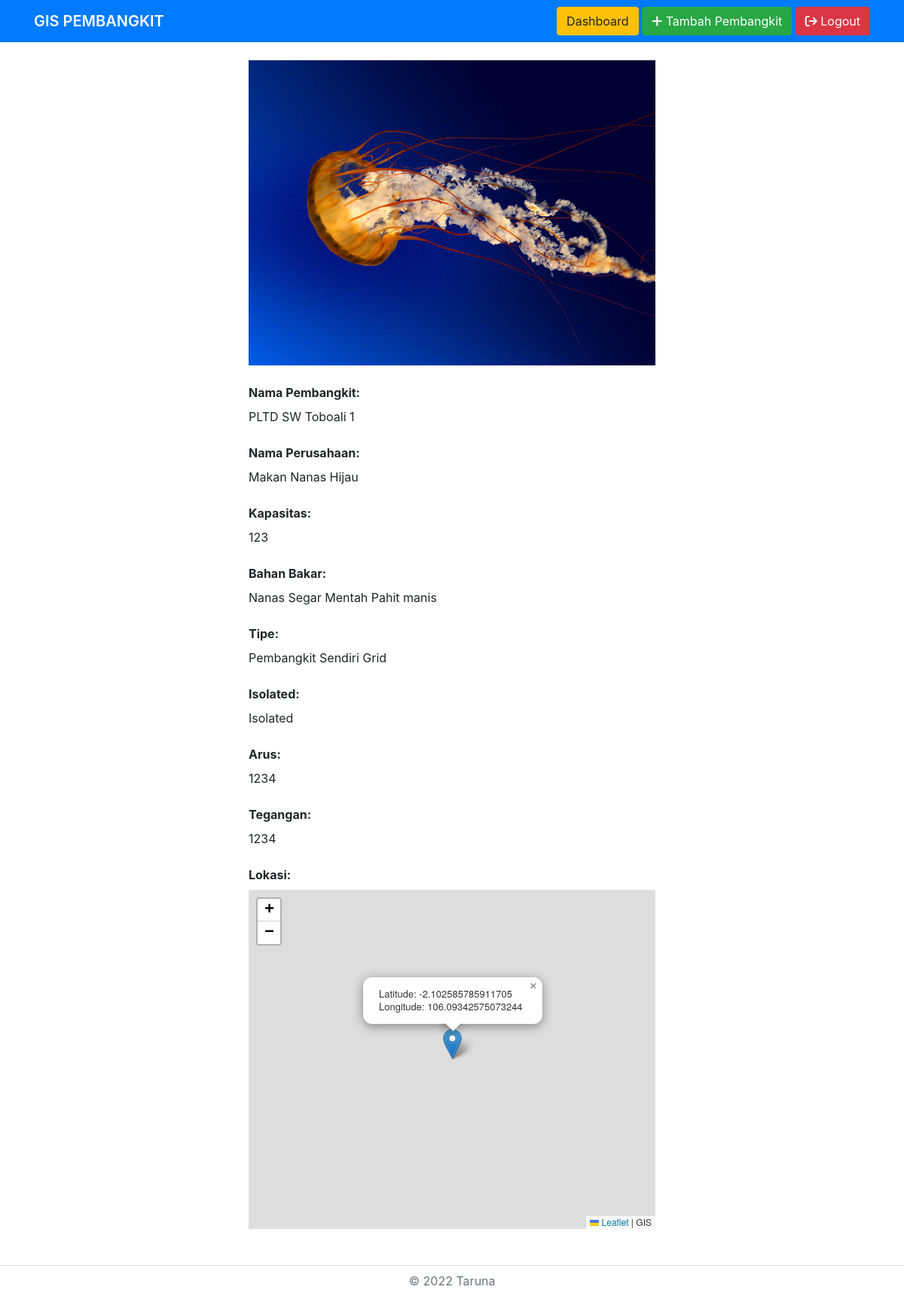
The page /dashboard.php?url=detail&id=11 (signed in) on the database its author committed.
### tables this page shows
CREATE TABLE `informasi_pembangkit` (
  `id_pembangkit` int(10) NOT NULL,
  `nama_pembangkit` varchar(100) NOT NULL,
  `longitude` varchar(100) NOT NULL,
  `latitude` varchar(100) NOT NULL,
  `perusahaan` varchar(100) NOT NULL,
  `kapasitas` varchar(100) NOT NULL,
  `arus` varchar(10) NOT NULL,
  `tegangan` varchar(10) NOT NULL,
  `gambar` text DEFAULT NULL,
  `tipe` varchar(100) NOT NULL,
  `isolated` tinyint(1) NOT NULL,
  `bahan_bakar` varchar(100) NOT NULL
);

### admin/lihat-data-pembangkit.php (the view, shortened to what this page needs)
<?php
$id = $_GET['id'];
if ($id) {
    $query = mysqli_query($db, "SELECT * FROM informasi_pembangkit WHERE id_pembangkit ='$id'")
        or die('Ada kesalahan pada query informasi_pembangkit: ' . mysqli_error($db));
    if (mysqli_num_rows($query) < 1) {
        echo '<h3 class="text-center">Belum Ada Data</h3>';
    } else {
        $data  = mysqli_fetch_assoc($query);
        $nama_pembangkit    = $data['nama_pembangkit'];
        $perusahaan         = $data['perusahaan'];
        $kapasitas          = $data['kapasitas'];
        $arus               = $data['arus'];
        $tegangan           = $data['tegangan'];
        $gambar             = $data['gambar'];
        $bahan_bakar        = $data['bahan_bakar'];
        $isolated           = ($data['isolated'] == true) ? 'Isolated' : '-';
        if ($data['tipe'] == 1) {
            $tipe = 'Pembelian IPP';
        }elseif ($data['tipe'] == 2) {
            $tipe = 'Pembangkit Sendiri Grid';
        }else{
            $tipe = 'Pembangkit Sewa';
        }
?>
        <div class="row">
            <div class="col-md-6 mx-auto">
                <div class="mt-4 mb-2">
                    <img src="<?= $gambar; ?>" class="img-fluid" alt="<?= $nama_pembangkit; ?>">
                </div>
                <div class="font-weight-bold mt-4 mb-2">Nama Pembangkit:</div>
                <?= $nama_pembangkit; ?>
                <div class="font-weight-bold mt-4 mb-2">Nama Perusahaan:</div>
                <?= $perusahaan; ?>
                <div class="font-weight-bold mt-4 mb-2">Kapasitas:</div>
                <?= $kapasitas; ?>
                <div class="font-weight-bold mt-4 mb-2">Bahan Bakar:</div>
                <?= $bahan_bakar; ?>
                <div class="font-weight-bold mt-4 mb-2">Tipe:</div>
                <?= $tipe; ?>
                <div class="font-weight-bold mt-4 mb-2">Isolated:</div>
                <?= $isolated; ?>
                <div class="font-weight-bold mt-4 mb-2">Arus:</div>
                <?= $arus; ?>
                <div class="font-weight-bold mt-4 mb-2">Tegangan:</div>
                <?= $tegangan; ?>
                <div class="font-weight-bold mt-4 mb-2">Lokasi:</div>
                <div id="map_detail" style="width: 100%; height: 450px;"></div>
            </div>
        </div>
<?php }
}
?>

### rows shown on the page
informasi_pembangkit: gambar (picture), nama_pembangkit "PLTD SW Toboali 1", perusahaan "Makan Nanas Hijau", kapasitas "123", bahan_bakar "Nanas Segar Mentah Pahit manis", tipe "Pembangkit Sendiri Grid", isolated "Isolated", arus "1234", tegangan "1234"
